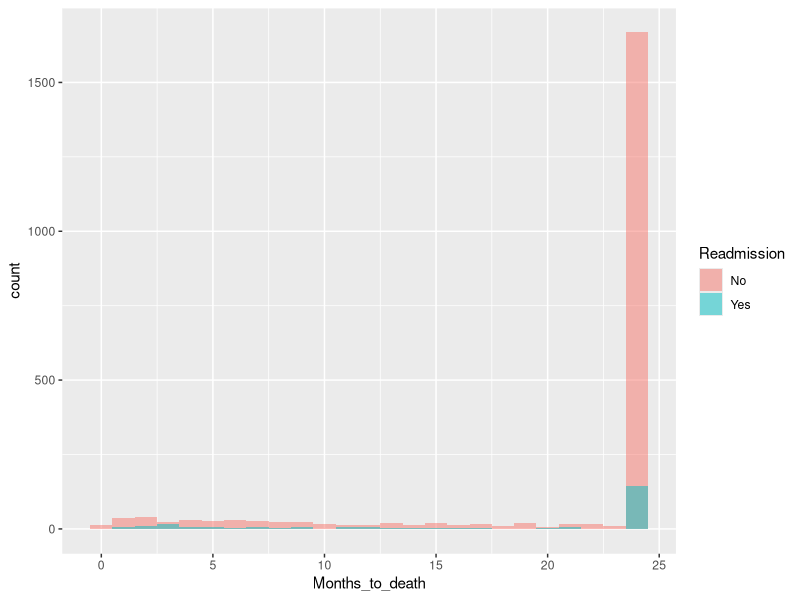
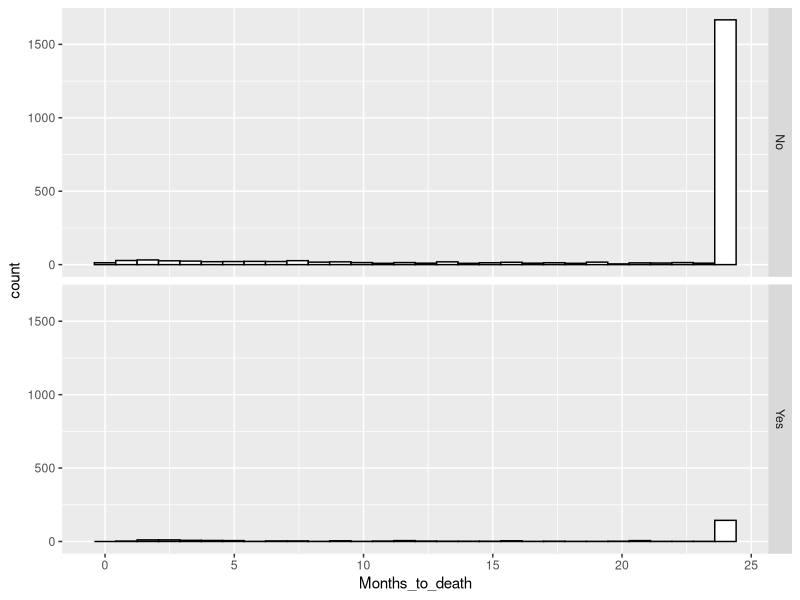

The R script that drew these images, in order: (Note: this script raises an error after producing the figures.)
## ---- chunk 1
knitr::opts_chunk$set(echo = TRUE)
## ---- chunk 2
library(openxlsx)
#library(xlsx)
library(MatchIt)
library(Matching)
library(survival)
library(dplyr)
library(ggplot2)
library(gridExtra)
library(ggpubr)
library(tidyr)
## ---- chunk 3
setwd("C:/Users/Spiro Stilianoudakis/Documents/BCL_R_107")

thirtyday <- read.xlsx("Acute care CSI - 10-18-2017 - From 03-01-2009 to 02-28-2010-For-Abstract-CleanData-For Analysis-Final 1-16-2018.xlsx",
                    sheet = "Data",
                    startRow = 1,
                    colNames = TRUE)
dim(thirtyday) #2549   16
## ---- chunk 4

names(thirtyday)

#changing names of covariates
names(thirtyday) <- c("Age", 
                      "Gender",
                      "Race",
                      "Ethnicity",
                      "Readmission", 
                      "Length_of_stay",
                      "Days_to_death",
                      "Weeks_to_death",
                      "Whole_Weeks_to_death",
                      "Months_to_death",
                      "Years_to_death",
                      "ICD_code", 
                      "Diagnostic_group", 
                      "Diagnostic_Name", 
                      "Death_within_30days_of_admission",
                      "Severity_index")

#add patient ID
thirtyday$ID <- c(1:dim(thirtyday)[1])
thirtyday <- thirtyday[,c(17,1:16)]

#Removing patients that have days to death less than 30
thirtyday <- thirtyday[which(thirtyday$Death_within_30days_of_admission=="No"),]

#Evaluating patients that have days to death less than 30 
#length(which(thirtyday$Days_to_death <= 30)) #194
#d2d30 <- thirtyday[which(thirtyday$Days_to_death <= 30),]

#Evaluating readmission status
summary(thirtyday$Readmission)
#two patients are missing readmission status
#remove them
thirtyday <- thirtyday[-which(is.na(thirtyday$Readmission)),]
dim(thirtyday) #2387   17

#converting days to death to months to death
summary(thirtyday$Days_to_death)
summary(thirtyday$Months_to_death)
thirtyday$Months_to_death <- thirtyday$Days_to_death/30
summary(thirtyday$Months_to_death)

#Keeping only the necessary columns
vars <- c("ID","Age","Gender","Race","Ethnicity","Readmission","Length_of_stay", "Months_to_death","Diagnostic_group","Severity_index")
thirtyday <- thirtyday[,which(names(thirtyday) %in% vars)]
dim(thirtyday) #2547   10
head(thirtyday)

#Changing the structure of variables

#Readmission
thirtyday$Readmission <- ifelse(thirtyday$Readmission==0,'No','Yes')
thirtyday$Readmission <- factor(thirtyday$Readmission)

#Diagnostic GRoup
thirtyday$Diagnostic_group <- gsub("-M", "", thirtyday$Diagnostic_group)
#collapse diagnostic group categories into:Cardiovascular, Respiratory, Gastrointestinal, Neurological, Infections, Renal, Metabolic and Other
thirtyday$Diagnostic_group[-which(thirtyday$Diagnostic_group %in% c("Cardiovascular", 
                                                                    "Respiratory", 
                                                                    "Gastrointestinal", 
                                                                    "Neurological", 
                                                                    "Infections", 
                                                                    "Renal",
                                                                    "Metabolic"))] <- "Other"
table(thirtyday$Diagnostic_group)
prop.table(table(thirtyday$Diagnostic_group))
thirtyday$Diagnostic_group<- factor(thirtyday$Diagnostic_group)

#Severity Index
table(thirtyday$Severity_index)
prop.table(table(thirtyday$Severity_index))
thirtyday$Severity_index <- factor(thirtyday$Severity_index, levels = c("<2.5%",
                                                                        "2.5 - 5%",
                                                                        "5 - 10%",
                                                                        "10 - 30%",
                                                                        ">=30%"))

#Gender
thirtyday$Gender <- ifelse(thirtyday$Gender==0,'Female','Male')
thirtyday$Gender <- factor(thirtyday$Gender)

#Race
table(thirtyday$Race)
prop.table(table(thirtyday$Race))
#collapsing race into:white, black, other
thirtyday$Race[which(thirtyday$Race>=3)] <- 3
thirtyday$Race <- ifelse(thirtyday$Race==1, "White",
                         ifelse(thirtyday$Race==2, "Black",
                                ifelse(thirtyday$Race==3, "Other", NA)))
thirtyday$Race <- factor(thirtyday$Race, levels = c("White", "Black", "Other"))

#Ethnicity
table(thirtyday$Ethnicity)
prop.table(table(thirtyday$Ethnicity))
thirtyday$Ethnicity <- ifelse(thirtyday$Ethnicity==0,'Not Hispanic','Hispanic')
thirtyday$Ethnicity <- factor(thirtyday$Ethnicity)

#Assigning patients with missing months to death and months to death > 24 as 24
thirtyday$Months_to_death[which(thirtyday$Months_to_death>=24 | 
                                  is.na(thirtyday$Months_to_death))] <- 24



str(thirtyday)

#checking to making sure there are no missing fields
#should all be 0
lapply(thirtyday,function(x){which(is.na(x))})


## ---- chunk 5

#Cutting the study off at 24 months (2 years) 
#If a patient died after 24 months they are considered alived at end of study and therefore censored

thirtyday$Status <- factor(ifelse(thirtyday$Months_to_death>=24,0,1))


## ---- chunk 6
#Calculating followup time as length of stay (converted to months) + Months to death
thirtyday$followup <- (thirtyday$Length_of_stay/30) + thirtyday$Months_to_death
summary(thirtyday$followup)
# Min. 1st Qu.  Median    Mean 3rd Qu.    Max. 
#   1.00   24.03   24.07   20.65   24.13   27.33 

#median followup time
median(thirtyday$followup) #24.06667


#looking at summaries for months to death
summary(thirtyday$Months_to_death[which(thirtyday$Status==1)])
# Min. 1st Qu.  Median    Mean 3rd Qu.    Max. 
#  0.000   3.533   7.933   9.593  15.267  23.900 

#broken down by readmission status
#readmitted
summary(thirtyday$Months_to_death[which(thirtyday$Status==1 & thirtyday$Readmission=="Yes")])
# Min. 1st Qu.  Median    Mean 3rd Qu.    Max. 
#  1.100   2.900   6.767   8.759  13.333  22.933  

#not readmitted
summary(thirtyday$Months_to_death[which(thirtyday$Status==1 & thirtyday$Readmission=="No")])
#Min. 1st Qu.  Median    Mean 3rd Qu.    Max. 
#  0.000   3.642   8.150   9.768  15.425  23.900

#histograms
p<-ggplot(thirtyday, aes(x=Months_to_death, group=Readmission, fill=Readmission)) +
  geom_histogram(position="identity", alpha=0.5, binwidth=1) 
p

p<-ggplot(thirtyday, aes(x=Months_to_death)) +
  geom_histogram(color="black", fill="white") +
  facet_grid(Readmission ~ .)
p



## ---- chunk 7

readmitted <- thirtyday[which(thirtyday$Readmission=="Yes"),]
dim(readmitted) #245  12

#Continuous variables
rdf <- tbl_df(readmitted)

rdf.sum <- rdf %>%
  select(Age, Length_of_stay, Months_to_death, followup) %>% # select variables to summarise
  summarise_each(funs(XMean = mean, 
                      XMedian = median, 
                      XSD = sd))

rdf.sum.tidy <- rdf.sum %>% gather(stat, val) %>%
  separate(stat, into = c("var", "stat"), sep = "X") %>%
  spread(stat, val) %>%
  select(var, Mean, Median, SD)

rdf.sum.tidy <- data.frame(rdf.sum.tidy)
colnames(rdf.sum.tidy)[1] <- "Variable"
rdf.sum.tidy$Variable <- substr(rdf.sum.tidy$Variable, 1, nchar(rdf.sum.tidy$Variable)-1)

#Categorical Variables
rdf.tab <- rdf %>%
  select(Gender, Race, Ethnicity, Diagnostic_group, Severity_index, Status) #%>%
  #count(Gender, Race, Ethnicity, Diagnostic_group, Severity_index, Status) %>%
  #mutate(prop = prop.table(n))

rdf.tab.tidy <- rdf.tab %>%
  gather("var", "value") %>%
  group_by(var) %>%
  count(var, value) %>%
  mutate(prop = prop.table(n))

rdf.tab.tidy <- data.frame(rdf.tab.tidy)
colnames(rdf.tab.tidy) <- c("Variable", "Level", "N", "Percent")

## ---- chunk 8

nonreadmitted <- thirtyday[which(thirtyday$Readmission=="No"),]
dim(nonreadmitted) #2142   12

nrdf <- tbl_df(nonreadmitted)

#Continuous variables
nrdf.sum <- nrdf %>%
  select(Age, Length_of_stay, Months_to_death, followup) %>% # select variables to summarise
  summarise_each(funs(XMean = mean, 
                      XMedian = median, 
                      XSD = sd))

nrdf.sum.tidy <- nrdf.sum %>% gather(stat, val) %>%
  separate(stat, into = c("var", "stat"), sep = "X") %>%
  spread(stat, val) %>%
  select(var, Mean, Median, SD)

nrdf.sum.tidy <- data.frame(nrdf.sum.tidy)
colnames(nrdf.sum.tidy)[1] <- "Variable"
nrdf.sum.tidy$Variable <- substr(nrdf.sum.tidy$Variable, 1, nchar(nrdf.sum.tidy$Variable)-1)

#Categorical Variables
nrdf.tab <- nrdf %>%
  select(Gender, Race, Ethnicity, Diagnostic_group, Severity_index, Status) #%>%
  #count(Gender, Race, Ethnicity, Diagnostic_group, Severity_index, Status) %>%
  #mutate(prop = prop.table(n))

nrdf.tab.tidy <- nrdf.tab %>%
  gather("var", "value") %>%
  group_by(var) %>%
  count(var, value) %>%
  mutate(prop = prop.table(n))

nrdf.tab.tidy <- data.frame(nrdf.tab.tidy)
colnames(nrdf.tab.tidy) <- c("Variable", "Level", "N", "Percent")

## ---- chunk 9

t.test(thirtyday$Age[which(thirtyday$Readmission=="Yes")],
       thirtyday$Age[which(thirtyday$Readmission=="No")])
t.test(thirtyday$Length_of_stay[which(thirtyday$Readmission=="Yes")],
       thirtyday$Length_of_stay[which(thirtyday$Readmission=="No")])
chisq.test(thirtyday$Gender,thirtyday$Readmission)
chisq.test(thirtyday$Race,thirtyday$Readmission)
chisq.test(thirtyday$Ethnicity,thirtyday$Readmission)
chisq.test(thirtyday$Diagnostic_group,thirtyday$Readmission)
chisq.test(thirtyday$Severity_index,thirtyday$Readmission)

## ---- chunk 10
saveRDS(thirtyday, "C:/Users/Spiro Stilianoudakis/Documents/BCL_R_107/thirtyday.rds")
saveRDS(thirtyday, "Z:/Shares/Biostatistics/Projects/BCL/Research Projects/Closed/BCL - 2017 - R107 (Ali - VA Internal Medicine)/1 - Data/thirtyday.rds")
